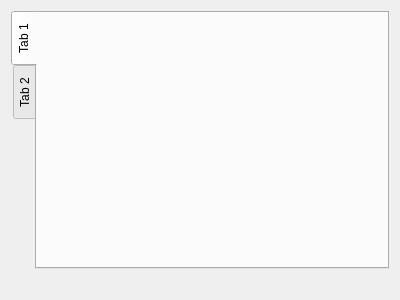
<?xml version="1.0" encoding="UTF-8"?>
<ui version="4.0">
 <class>SystemSetting</class>
 <widget class="QWidget" name="SystemSetting">
  <property name="geometry">
   <rect>
    <x>0</x>
    <y>0</y>
    <width>400</width>
    <height>300</height>
   </rect>
  </property>
  <property name="windowTitle">
   <string>Form</string>
  </property>
  <layout class="QGridLayout" name="gridLayout">
   <item row="1" column="0">
    <widget class="QLabel" name="label">
     <property name="text">
      <string/>
     </property>
    </widget>
   </item>
   <item row="0" column="0">
    <widget class="QTabWidget" name="tabWidget">
     <property name="tabPosition">
      <enum>QTabWidget::West</enum>
     </property>
     <property name="tabShape">
      <enum>QTabWidget::Rounded</enum>
     </property>
     <property name="currentIndex">
      <number>0</number>
     </property>
     <property name="tabsClosable">
      <bool>false</bool>
     </property>
     <widget class="QWidget" name="tab">
      <attribute name="title">
       <string>Tab 1</string>
      </attribute>
     </widget>
     <widget class="QWidget" name="tab_2">
      <attribute name="title">
       <string>Tab 2</string>
      </attribute>
     </widget>
    </widget>
   </item>
  </layout>
 </widget>
 <resources/>
 <connections/>
</ui>
